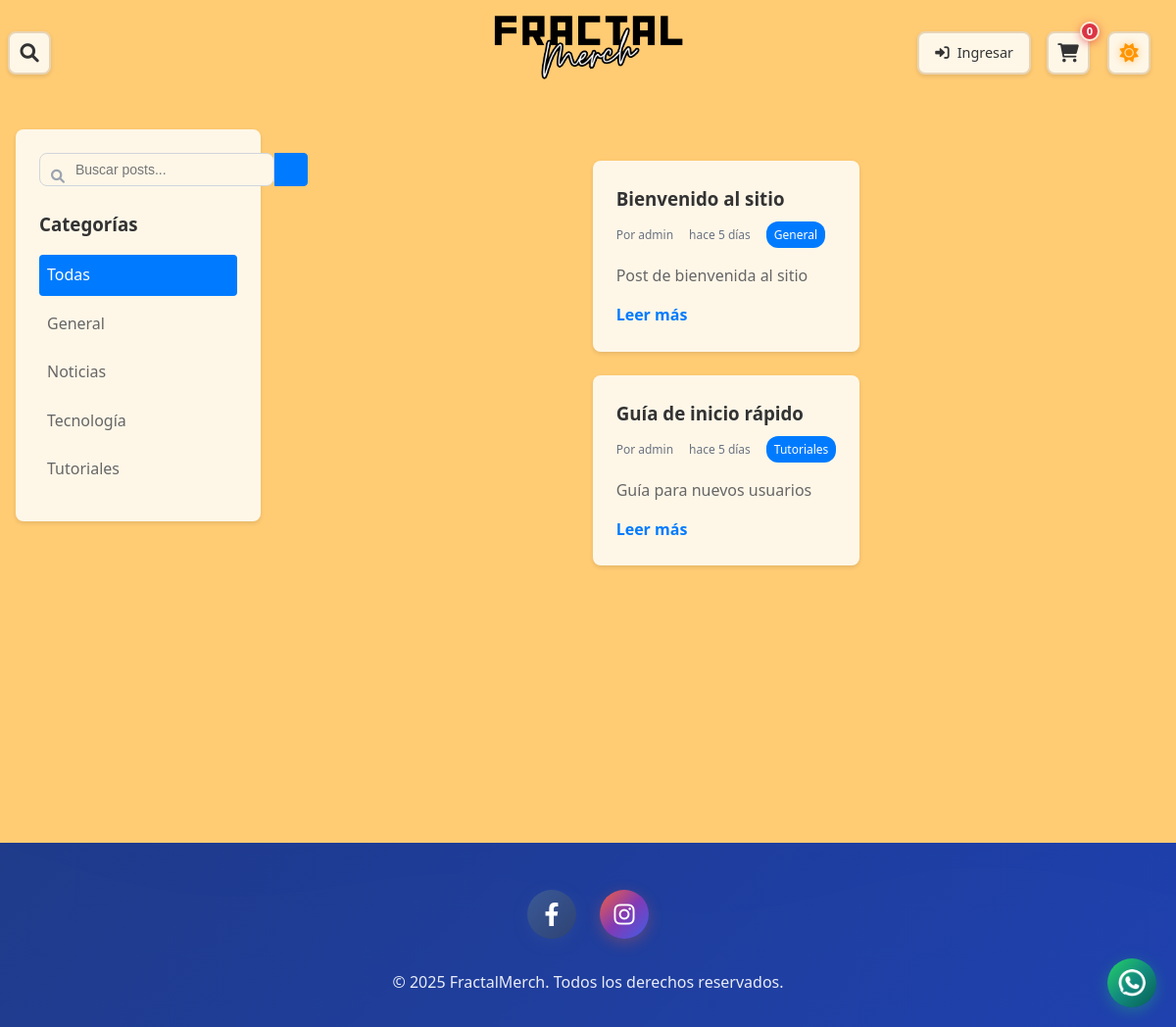
Page /index-original.php on the committed database.
### tables this page shows
CREATE TABLE categories (
    id INT AUTO_INCREMENT PRIMARY KEY,
    name VARCHAR(100) NOT NULL,
    description TEXT,
    created_at TIMESTAMP DEFAULT CURRENT_TIMESTAMP
);

CREATE TABLE posts (
    id INT AUTO_INCREMENT PRIMARY KEY,
    title VARCHAR(200) NOT NULL,
    content TEXT NOT NULL,
    excerpt TEXT,
    user_id INT NOT NULL,
    category_id INT,
    status ENUM('draft', 'published', 'archived') DEFAULT 'draft',
    views INT DEFAULT 0,
    created_at TIMESTAMP DEFAULT CURRENT_TIMESTAMP,
    updated_at TIMESTAMP DEFAULT CURRENT_TIMESTAMP ON UPDATE CURRENT_TIMESTAMP,
    FOREIGN KEY (user_id) REFERENCES users(id) ON DELETE CASCADE,
    FOREIGN KEY (category_id) REFERENCES categories(id) ON DELETE SET NULL
);

CREATE TABLE users (
    id INT AUTO_INCREMENT PRIMARY KEY,
    username VARCHAR(50) UNIQUE NOT NULL,
    email VARCHAR(100) UNIQUE NOT NULL,
    password VARCHAR(255) NOT NULL,
    role ENUM('admin', 'moderator', 'user') DEFAULT 'user',
    avatar VARCHAR(255) DEFAULT NULL,
    bio TEXT DEFAULT NULL,
    created_at TIMESTAMP DEFAULT CURRENT_TIMESTAMP,
    updated_at TIMESTAMP DEFAULT CURRENT_TIMESTAMP ON UPDATE CURRENT_TIMESTAMP
);

### includes/functions.php (called while the page is built, shortened)
<?php
require_once __DIR__ . '/../config/database.php';
function get_posts($limit = null, $offset = 0, $category_id = null) {
    global $pdo;
    $sql = "SELECT p.*, u.username, c.name as category_name
            FROM posts p
            JOIN users u ON p.user_id = u.id
            LEFT JOIN categories c ON p.category_id = c.id
            WHERE p.status = 'published'";
    $sql .= " ORDER BY p.created_at DESC";
    $params = [];
    if ($limit) {
        $limit = (int)$limit;
        $offset = (int)$offset;
        $sql .= " LIMIT $limit OFFSET $offset";
    }
    $stmt = $pdo->prepare($sql);
    $stmt->execute($params);
    return $stmt->fetchAll();
}
function get_categories() {
    global $pdo;
    $stmt = $pdo->query("SELECT * FROM categories ORDER BY name");
    return $stmt->fetchAll();
}
function time_ago($datetime) {
    $time = time() - strtotime($datetime);
    if ($time < 2629746) return 'hace ' . floor($time/86400) . ' días';
    return date('d/m/Y', strtotime($datetime));
}
?>

### index-original.php (the view, shortened to what this page needs)
<?php
require_once 'includes/functions.php';
$page = isset($_GET['page']) ? (int)$_GET['page'] : 1;
$category_id = isset($_GET['category']) ? (int)$_GET['category'] : null;
$search = isset($_GET['search']) ? sanitize_input($_GET['search']) : null;
$offset = ($page - 1) * POSTS_PER_PAGE;
if ($search) {
    $posts_per_page = (int)POSTS_PER_PAGE;
    $offset_int = (int)$offset;
    $sql = "SELECT p.*, u.username, c.name as category_name
            FROM posts p
            JOIN users u ON p.user_id = u.id
            LEFT JOIN categories c ON p.category_id = c.id
            WHERE p.status = 'published' AND (p.title LIKE ? OR p.content LIKE ?)
            ORDER BY p.created_at DESC LIMIT $posts_per_page OFFSET $offset_int";
    $stmt = $pdo->prepare($sql);
    $search_term = "%$search%";
    $stmt->execute([$search_term, $search_term]);
    $posts = $stmt->fetchAll();
    $count_sql = "SELECT COUNT(*) FROM posts WHERE status = 'published' AND (title LIKE ? OR content LIKE ?)";
    $count_stmt = $pdo->prepare($count_sql);
    $count_stmt->execute([$search_term, $search_term]);
    $total_posts = $count_stmt->fetchColumn();
} else {
    $posts = get_posts(POSTS_PER_PAGE, $offset, $category_id);
}
$categories = get_categories();
include 'includes/header.php';
?>
<div class="home-container">
    <div class="sidebar">
        <div class="search-box">
            <form method="GET" action="">
                <input type="text" name="search" placeholder="Buscar posts..."
                       value="<?php echo $search; ?>">
                <button type="submit"><i class="fas fa-search"></i></button>
            </form>
        </div>
        <div class="categories">
            <h3>Categorías</h3>
            <ul>
                <li><a href="index.php" class="<?php echo !$category_id ? 'active' : ''; ?>">Todas</a></li>
                <?php foreach ($categories as $category): ?>
                    <li>
                        <a href="index.php?category=<?php echo $category['id']; ?>"
                           class="<?php echo $category_id == $category['id'] ? 'active' : ''; ?>">
                            <?php echo $category['name']; ?>
                        </a>
                    </li>
                <?php endforeach; ?>
            </ul>
        </div>
    </div>
    <div class="main-content">
        <div class="posts-grid">
            <?php if (empty($posts)): ?>
                <p class="no-posts">No hay posts disponibles.</p>
            <?php else: ?>
                <?php foreach ($posts as $post): ?>
                    <article class="post-card">
                        <h3><a href="post.php?id=<?php echo $post['id']; ?>"><?php echo $post['title']; ?></a></h3>
                        <div class="post-meta">
                            <span>Por <?php echo $post['username']; ?></span>
                            <span><?php echo time_ago($post['created_at']); ?></span>
                            <?php if ($post['category_name']): ?>
                                <span class="category-tag"><?php echo $post['category_name']; ?></span>
                            <?php endif; ?>
                        </div>
                        <div class="post-excerpt">
                            <?php
                            $excerpt = $post['excerpt'] ?: substr(strip_tags($post['content']), 0, 150) . '...';
                            echo $excerpt;
                            ?>
                        </div>
                        <a href="post.php?id=<?php echo $post['id']; ?>" class="read-more">Leer más</a>
                    </article>
                <?php endforeach; ?>
            <?php endif; ?>
        </div>
    </div>
</div>
<?php include 'includes/footer.php'; ?>

### rows in the picture
categories: name "General"
categories: name "Noticias"
categories: name "Tecnología"
categories: name "Tutoriales"
posts: title "Bienvenido al sitio", user.username "admin", created_at "hace 5 días", category.name "General", excerpt "Post de bienvenida al sitio"
posts: title "Guía de inicio rápido", user.username "admin", created_at "hace 5 días", category.name "Tutoriales", excerpt "Guía para nuevos usuarios"

### other values in the picture
SITE_NAME "FractalMerch"
